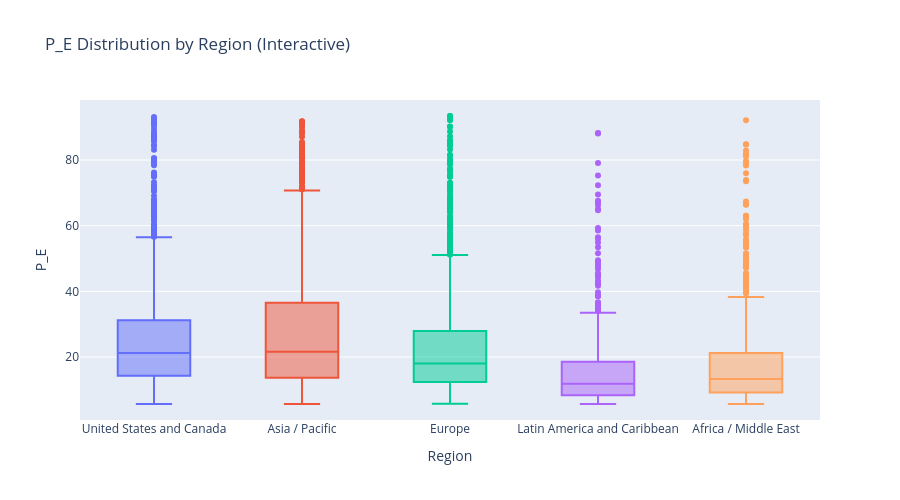

The cell this chart's notebook holds for it:
### Code cell
# Interactive box plot: Valuation metrics by region
if HAVE_PLOTLY and 'region' in all_stocks.columns:
    box_metric = 'p_e' if 'p_e' in all_stocks.columns else 'last_price'
    box_data = all_stocks[[box_metric, 'region']].dropna()

    # Filter outliers
    box_data = box_data[box_data[box_metric].between(
            box_data[box_metric].quantile(0.05),
            box_data[box_metric].quantile(0.95)
            )]

    if len(box_data) > 0:
        fig = px.box(
                box_data,
                x='region',
                y=box_metric,
                color='region',
                title=f'{box_metric.upper()} Distribution by Region (Interactive)',
                labels={box_metric: box_metric.upper(), 'region': 'Region'},
                height=500
                )
        fig.update_layout(showlegend=False)
        fig.show()

### Figure 1 — Plotly figure (JSON) as saved in the notebook; plotly's stock layout.template omitted (floating-point values rounded to 4 significant figures; data arrays with more than 128 entries replaced by an {"elided": "..."} marker saying what was removed)
{"data": [{"alignmentgroup": "True", "hovertemplate": "Region=%{x}<br>P_E=%{y}<extra></extra>", "legendgroup": "United States and Canada", "marker": {"color": "#636efa"}, "name": "United States and Canada", "notched": false, "offsetgroup": "United States and Canada", "orientation": "v", "showlegend": true, "x": {"elided": "1306 str values"}, "x0": " ", "xaxis": "x", "y": {"elided": "1306 float values"}, "y0": " ", "yaxis": "y", "type": "box"}, {"alignmentgroup": "True", "hovertemplate": "Region=%{x}<br>P_E=%{y}<extra></extra>", "legendgroup": "Asia / Pacific", "marker": {"color": "#EF553B"}, "name": "Asia / Pacific", "notched": false, "offsetgroup": "Asia / Pacific", "orientation": "v", "showlegend": true, "x": {"elided": "1669 str values"}, "x0": " ", "xaxis": "x", "y": {"elided": "1669 float values"}, "y0": " ", "yaxis": "y", "type": "box"}, {"alignmentgroup": "True", "hovertemplate": "Region=%{x}<br>P_E=%{y}<extra></extra>", "legendgroup": "Europe", "marker": {"color": "#00cc96"}, "name": "Europe", "notched": false, "offsetgroup": "Europe", "orientation": "v", "showlegend": true, "x": {"elided": "1591 str values"}, "x0": " ", "xaxis": "x", "y": {"elided": "1591 float values"}, "y0": " ", "yaxis": "y", "type": "box"}, {"alignmentgroup": "True", "hovertemplate": "Region=%{x}<br>P_E=%{y}<extra></extra>", "legendgroup": "Latin America and Caribbean", "marker": {"color": "#ab63fa"}, "name": "Latin America and Caribbean", "notched": false, "offsetgroup": "Latin America and Caribbean", "orientation": "v", "showlegend": true, "x": {"elided": "484 str values"}, "x0": " ", "xaxis": "x", "y": {"elided": "484 float values"}, "y0": " ", "yaxis": "y", "type": "box"}, {"alignmentgroup": "True", "hovertemplate": "Region=%{x}<br>P_E=%{y}<extra></extra>", "legendgroup": "Africa / Middle East", "marker": {"color": "#FFA15A"}, "name": "Africa / Middle East", "notched": false, "offsetgroup": "Africa / Middle East", "orientation": "v", "showlegend": true, "x": {"elided": "806 str values"}, "x0": " ", "xaxis": "x", "y": {"elided": "806 float values"}, "y0": " ", "yaxis": "y", "type": "box"}], "layout": {"xaxis": {"anchor": "y", "domain": [0.0, 1.0], "title": {"text": "Region"}, "categoryorder": "array", "categoryarray": ["United States and Canada", "Asia / Pacific", "Europe", "Latin America and Caribbean", "Africa / Middle East"]}, "yaxis": {"anchor": "x", "domain": [0.0, 1.0], "title": {"text": "P_E"}}, "legend": {"title": {"text": "Region"}, "tracegroupgap": 0}, "title": {"text": "P_E Distribution by Region (Interactive)"}, "boxmode": "overlay", "height": 500, "showlegend": false}}
